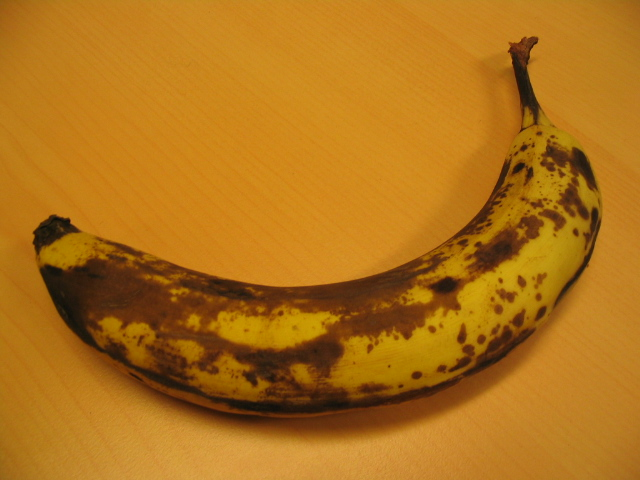
#> input picture proj2-segmentation/provided_images/banana.png, 640 x 480 px
$ jupyter execute --allow-errors Project2-Segmentation.ipynb
#> lines starting #> are read from the running program, lines starting #| are printed output that depends on the picture
# Project 2: Segmentation

### What to Submit
Submit this iPython Notebook--containing all your code for the programming exercises below--on [learning suite](https://learningsuite.byu.edu/).

Your notebook file should produce the relevant plots and also provide a short write-up with answers to the questions below.

Please also fill in here the time that each part took you:
* 1. Setting up PyMaxFlow: <span style="color:red;">About 25 minutes</span>
* 2. Getting your first successful segmentation: <span style="color:red;">About 4 hours</span>
* 3. Adjusting parameters (e.g. $\lambda$, $\sigma$) and so forth, to get good results: <span style="color:red;">About 2 hours</span>
* 4. Completing the write-up: <span style="color:red;">About 20 minutes</span>

Note that there are two folders within the project.  We have provided some images for you to use in testing your implementation, in the `provided images` folder along with their ground-truth segmentations to compare your results to.  Along with these, we want you to provide 2-4 additional images that you select on which you show your results.  <i>Please use the `provided_images` in that path and place any others in the `user_data` folder, and load all of the images (or user input point location files) via the approapriate relative path.  We will drop your notebook file and your `user_data` folder into our folder (which will have the `provided_images` already) and then run your notebook.</i>

## Preparation:
So that you can focus on the elements of the cost function ( the link weights), you may use a existing implementation of the actual min-cut algorithm itself.  You set up the graph, but it will take care of finding the minimum cut.

For this assignment we will be using a python library called PyMaxFlow.  This library is a python wrapper around the original C++ implementation of the min-cut code from [Vladimir Kolmogorov](http://pub.ist.ac.at/%7Evnk/software.html) (who has co-authored several papers on this subject).

Note: For windows users, you will need the Visual C++ compiler in order for PyMaxFlow to work.  If you already have Visual Studio, this shouldn't be a problem but if you just want the compiler without Visual Studio, you can download [Build Tools For Visual Studio 2017](https://visualstudio.microsoft.com/downloads/#build-tools-for-visual-studio-2017). Once you have access to the Visual C++ compiler look at the next paragraph for PyMaxFlow installation.

PyMaxFlow requires Cython, which should come standard in your anaconda environment but the command to install that will also be included.  To install PyMaxFlow enter the following commands replacing "YourEnvironmentName" with the name of your anaconda environment.
~~~
conda activate YourEnvironemntName
conda install cython
pip install pymaxflow
~~~
Once PyMaxFlow is installed, to understand how to use the library, there is a great [tutorial page](http://pmneila.github.io/PyMaxflow/tutorial.html) that shows how to get started with some simple examples.  Do the "first example" and perhaps the "binary image restoration" as well.

[cell 1]
import maxflow

#> (a cell that did not finish here is left out)

#> (a cell that did not finish here is left out)

#> (a cell that did not finish here is left out)

## Annotations:
Graph cut segmentation is an interactive algorithm requiring the user to provide foreground and background seeds.  Provided is a python file that will open a gui and allow you to annotate the image.  This gui is optional and will require additional packages to be installed into your environment.  To install the packages open a terminal and enter the following commands:
~~~
conda activate YourEnvironmentName
conda install scikit-image pillow
~~~
You can use the gui in the following way:
```python
import guiseg
fore, back = guiseg.get_fore_back(image)
image[fore]  # the foreground seeds
image[back]  # the background seeds
```

For the `guiseg` routine to run, I also found it necssary to install PIL ImageTk (For me, it was `sudo apt install python3-pil.imagetk` but it will be different for Conda).

[cell 5]
import cv2

[cell 6]
# THIS CELL IS COMMENTED OUT BECAUSE THE GRADERS SHOULDN'T NEED TO USE IT - IT'S THE GUI CODE
# WE WERE GIVEN IN ORDER TO PICK BACKGROUND AND FOREGROUND SEEDS

# import guiseg

# # imageBGR = cv2.imread('provided_images/banana.png')
# # imageBGR = cv2.imread('provided_images/llama.jpg')
# # imageBGR = cv2.imread('provided_images/penguin.png')
# # imageBGR = cv2.imread('provided_images/simplecircle.png')
# # imageBGR = cv2.imread('provided_images/teddy.png')
# # imageBGR = cv2.imread('user_data/fox.jpg')
# imageBGR = cv2.imread('user_data/alligator.jpg')
# image = imageBGR[:,:,::-1]; # I reverse the BGR from OpenCV to BGR

# # When the GUI pops up, you can pick either the "Foreground" or "Background" buttons to
# # select pixels to be respective seeds.  Once you're finished, click "Return"
# fore, back = guiseg.get_fore_back(image)
# print(image[fore][:5])  # foreground seeds (RGB values for all pixels drawn on, but only showing 5)
# print(image[back][:5])  # background seeds (RGB values for all pixels drawn on, but only showing 5)

[cell 7]
import json
import numpy as np

[cell 8]
# [44 lines of commented-out code are left out]

## Graph Cut:
Your code should read in an image and a set of seed pixels and use graph-cut segmentation to segment the image.

You will need to calculate the costs for the t-links (region terms) and the n-links (boundary terms). See the book, the notes/slides, or published papers in this area for ideas of how to define these.  Remember that the t-link weights to a particular terminal (foreground or background) should be large if that pixel looks a lot like the respective foreground/background seeds. The n-link weights should be large if the two neighboring pixels are similar.

Here is [the original paper on graph-cut segmentation](http://www.csd.uwo.ca/~yuri/Papers/iccv01.pdf), which might help with some ideas, but you should look at the literature to see what other costs functions / link weights others have used.

Once the graph is built, use the min-cut algorithm to partition the graph into nodes connected to the foreground node or to the background node, then use these as the resulting labels for the segmentation. Display this result graphically in some fashion overlaid on the input image.  It is best to start with simple images whose foreground and background colors are pretty different and for ones where the edges are pretty clear.  Graph-cut segmentation struggles sometimes with long, thin structures, so you should avoid these types of images early on.

[cell 9]
from sklearn.neighbors import KernelDensity
import maxflow
import matplotlib.pyplot as plt
from copy import deepcopy

[cell 10]
# Graphing/display code - copied over from the first learning lab
plt.rcParams['figure.figsize'] = [15,8]
plt.rcParams['axes.titlesize'] = '16'
plt.rcParams['axes.titleweight'] = 'bold'

import cv2

# [8 lines left out: function just_title, not called in this run]

[cell 11]
# Implementation here (feel free to add additional cells of course)
def create_graph(img, foreground_pixels, background_pixels, sigma=0.01):
    print('Creating graph...')

    # Fit a sklearn KDE on the seeded foreground and background pixels - the kernel and bandwith params
    # are from the example that sklearn has on their websit - I got some good results without messing
    # with them so I didn't make any changes
    foreground_kernel = KernelDensity(kernel='gaussian', bandwidth=0.2).fit(foreground_pixels)
    background_kernel = KernelDensity(kernel='gaussian', bandwidth=0.2).fit(background_pixels)

    # Grab the number of rows and columns in the image - will make iterating, reshaping, etc. easier
    n, m = img.shape[0], img.shape[1]

    # Create pymaxflow graph with a node for each pixel (num pixels = n * m)
    g = maxflow.Graph[float](n, m)
    nodes = g.add_nodes(n * m)

    # I found it a lot easier to just work with a flattened image since "nodes" is basically a 1-D list
    flattened_image = img.reshape(-1, 3)

    # In order to more easily deal with rows and columns, we're basically just iterating through the flattened image
    for i in range(n * m):
        # Grab the current pixel and make sure it's a 1-D array (for sklearn's KDE functionality)
        x = flattened_image[i].reshape(1, -1)

        # Grab the NEGATIVE log likelihoods from the foreground and background kernels
        foreground_likelihood = -foreground_kernel.score_samples(x)[0]
        background_likelihood = -background_kernel.score_samples(x)[0]

        # Add terminal edges to the pixel node
        g.add_tedge(i, foreground_likelihood, background_likelihood)

        # Create an edge between any neighbor pixels (up, down, left, and right) -> use the Gaussian equation
        # found in the lecture slides that Dr. Farrell pointed out to us -> had to think through a lot about
        # the logic for the if-statements, plus I found some good stuff online to double-check everything,
        # but essentially it simply checks where we're at in the iteration (it's a little more complicated
        # since we're iterating through the flattened image instead of the image itself)
        if i % m != 0:
            weight = np.exp(-(np.linalg.norm(flattened_image[i] - flattened_image[i - 1])) / sigma)
            g.add_edge(nodes[i], nodes[i - 1], weight, weight)

        if (i + 1) % m != 0:
            weight = np.exp(-(np.linalg.norm(flattened_image[i] - flattened_image[i + 1])) / sigma)
            g.add_edge(nodes[i], nodes[i + 1], weight, weight)

        if i // m != 0:
            weight = np.exp(-(np.linalg.norm(flattened_image[i] - flattened_image[i - m])) / sigma)
            g.add_edge(nodes[i], nodes[i - m], weight, weight)

        if i // m != n - 1:
            weight = np.exp(-(np.linalg.norm(flattened_image[i] - flattened_image[i + m])) / sigma)
            g.add_edge(nodes[i], nodes[i + m], weight, weight)

    print('Computing cut...')

    # Calculate the graph cut
    g.maxflow()

    # Create flattened output image -> default to ones instead of zeroes because pymaxflow uses zeroes to denote
    # source pixels
    output_image = np.ones(shape=nodes.shape)

    # Grab the value (0 or 1) calculated by pymaxflow
    for i in range(n * m):
        output_image[i] = g.get_segment(nodes[i])

    print('Done')

    # Return the output image, but reshape it back to the original image shape
    return output_image.reshape(n, m)

[cell 12]
# Helper function for displaying the results requested in the rubric
# [52 lines left out: function show_results, not called in this run]

### Provided Images

[cell 13]
# Generate results here (again, add additional cells to your heart's content)

# BANANA
imageBGR = cv2.imread('./provided_images/banana.png')
#> imageBGR is the input picture: shape (480, 640, 3); mean B, G, R 25.1, 113.9, 175.1
image = imageBGR[:,:,::-1]

with open('./user_data/banana_foreground.json', 'r') as fp:
#> (reads proj2-segmentation/user_data/banana_foreground.json from the repository)
    arry = np.array(json.load(fp))
    fore = arry[0], arry[1]

with open('./user_data/banana_background.json', 'r') as fp:
#> (reads proj2-segmentation/user_data/banana_background.json from the repository)
    arry = np.array(json.load(fp))
    back = arry[0], arry[1]

#> (the rest of this cell did not finish here and is left out)


#> (a cell that did not finish here is left out)

[cell 15]
# LLAMA
imageBGR = cv2.imread('./provided_images/llama.jpg')
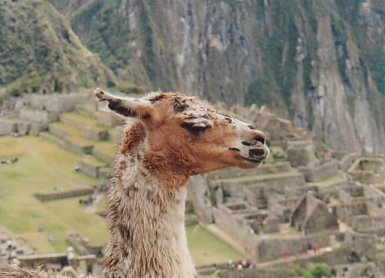
#> input picture proj2-segmentation/provided_images/llama.jpg, 385 x 278 px
#> imageBGR is the input picture: shape (278, 385, 3); mean B, G, R 114.4, 130.2, 139
image = imageBGR[:,:,::-1]
#> image: shape (278, 385, 3)

with open('./user_data/llama_foreground.json', 'r') as fp:
#> (reads proj2-segmentation/user_data/llama_foreground.json from the repository)
    arry = np.array(json.load(fp))
    fore = arry[0], arry[1]

with open('./user_data/llama_background.json', 'r') as fp:
#> (reads proj2-segmentation/user_data/llama_background.json from the repository)
    arry = np.array(json.load(fp))
    back = arry[0], arry[1]

#> (the rest of this cell did not finish here and is left out)


#> (a cell that did not finish here is left out)

[cell 17]
# PENGUIN
imageBGR = cv2.imread('./provided_images/penguin.png')
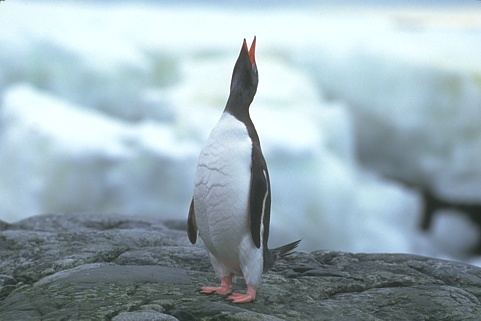
#> input picture proj2-segmentation/provided_images/penguin.png, 481 x 321 px
#> imageBGR is the input picture: shape (321, 481, 3); mean B, G, R 181.8, 173.7, 155.2
image = imageBGR[:,:,::-1]
#> image: shape (321, 481, 3)

with open('./user_data/penguin_foreground.json', 'r') as fp:
    arry = np.array(json.load(fp))
    fore = arry[0], arry[1]

with open('./user_data/penguin_background.json', 'r') as fp:
    arry = np.array(json.load(fp))
    back = arry[0], arry[1]

#> (the rest of this cell did not finish here and is left out)
